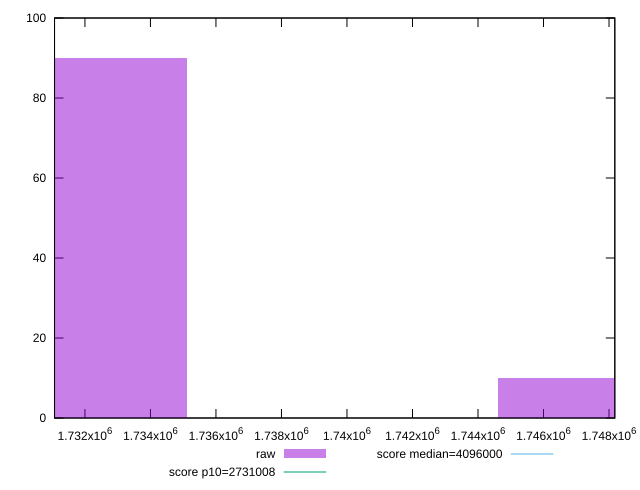

Source code (gnuplot):
reset

$raw <<EOF
1749373.5737339994 10
1730358.6435847168 90
EOF

set key outside below
set boxwidth 9507.4650746413
set xrange [1731072:1748177]
set yrange [0:100]
set trange [0:100]
set style fill transparent solid 0.5 noborder

set parametric
set terminal svg size 640, 490 enhanced background rgb 'white'
set output "report/report_00029_2021-02-24T13-36-40.390Z/total-byte-weight/samples/astro/raw/histogram.svg"

plot $raw title "raw" with boxes, \
     2731008,t title "score p10=2731008", \
     4096000,t title "score median=4096000"

reset
